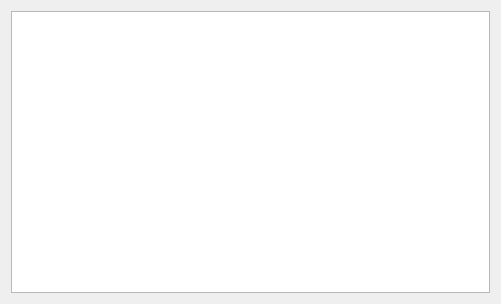
<?xml version="1.0" encoding="UTF-8"?>
<ui version="4.0">
 <class>MainBox</class>
 <widget class="QWidget" name="MainBox">
  <property name="geometry">
   <rect>
    <x>0</x>
    <y>0</y>
    <width>501</width>
    <height>304</height>
   </rect>
  </property>
  <property name="windowTitle">
   <string>Dialog</string>
  </property>
  <layout class="QVBoxLayout" name="verticalLayout">
   <item>
    <widget class="QGraphicsView" name="graphicsView"/>
   </item>
  </layout>
 </widget>
 <resources/>
 <connections/>
</ui>
